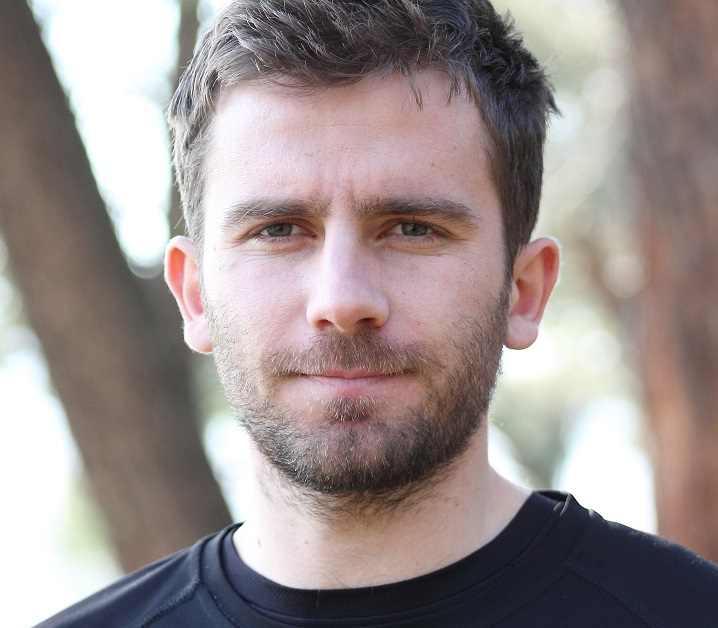
#> input picture face_detection/photo.jpg, 718 x 628 px, given in place of smallgray.png, which was not available
$ jupyter execute NumpyExamples.ipynb
#> lines starting #> are read from the running program, lines starting #| are printed output that depends on the picture; pictures that were not available may be replaced by others from this repository, and a replacement may not be noted
[cell 1]
import numpy
import cv2

[cell 2]
#to convert an image to a numpy object
im_g=cv2.imread("smallgray.png", 0)
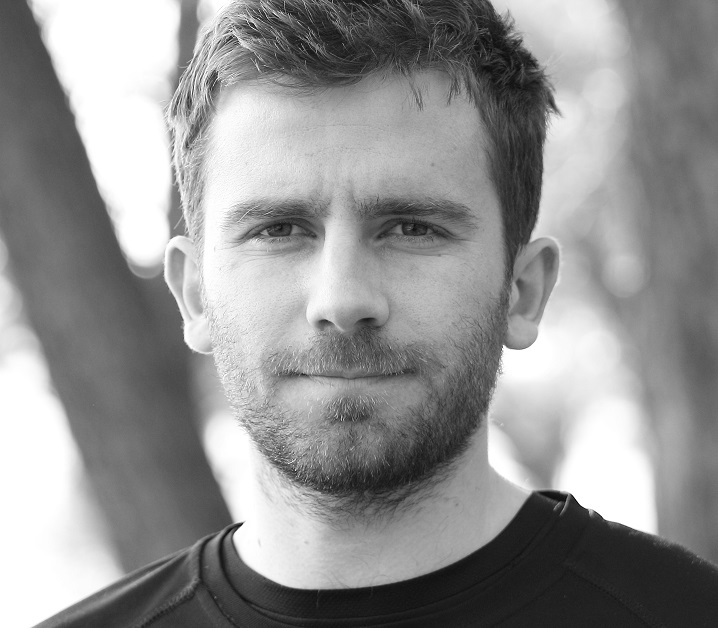
#> im_g: shape (628, 718); min 2, max 255, mean 146.4
im_g

[cell 3]
#to convert a numpy object to an image
cv2.imwrite("newsmallgray.png", im_g)
#> Out = True

[cell 4]
#to convert an image to a numpy object
#second argument is 1 if color conversion
im_g=cv2.imread("194.jpg", 1)
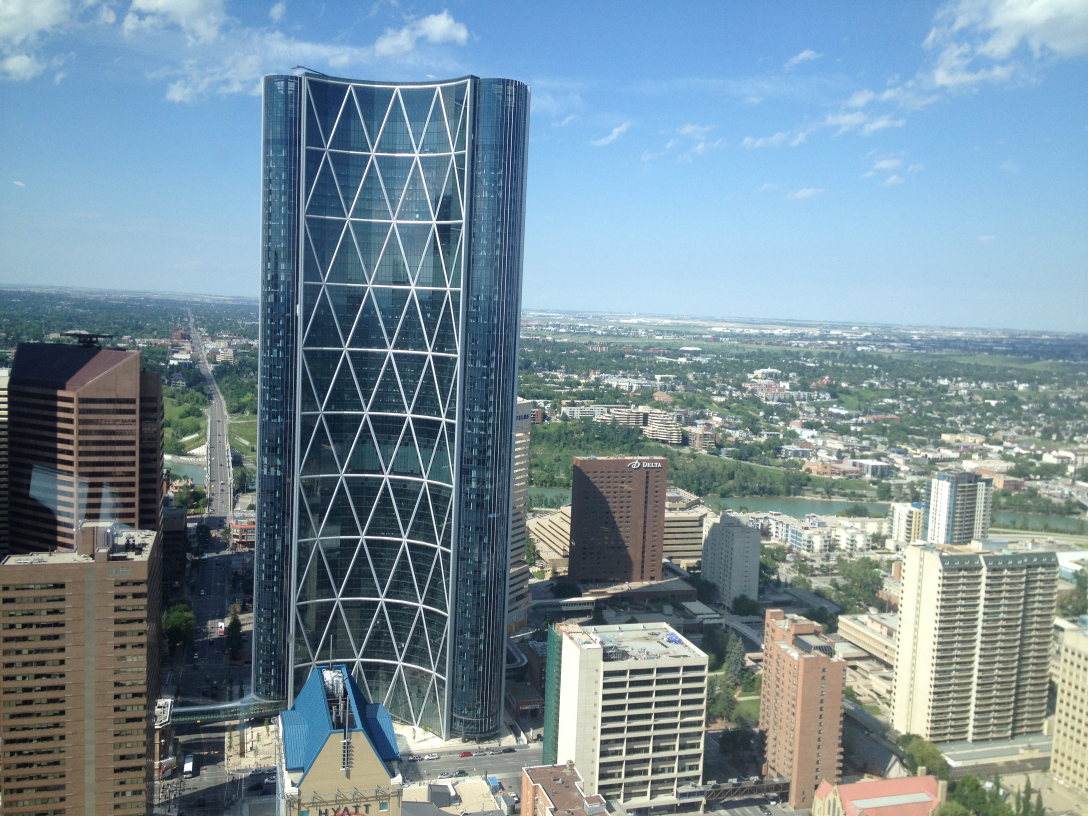
#> input picture Numpy/194.JPG, 3264 x 2448 px, found by its file name (shown at 1/3 size)
#> im_g is the input picture: shape (2448, 3264, 3); mean B, G, R 153.3, 142.1, 120.2
im_g

[cell 5]
#to convert a numpy object to an image
cv2.imwrite("new194.jpg", im_g)
#> Out = True

[cell 6]
im_g2=([[[187, 187, 187],
        [158, 158, 158],
        [104, 104, 104],
        [121, 121, 121],
        [143, 143, 143]],

       [[198, 198, 198],
        [125, 125, 125],
        [255, 255, 255],
        [255, 255, 255],
        [147, 147, 147]],

       [[209, 209, 209],
        [134, 134, 134],
        [255, 255, 255],
        [ 97,  97,  97],
        [182, 182, 182]]],)
im_g2

[cell 7]
#to convert a numpy object to an image
cv2.imwrite("newsmallgray.png", im_g)
#> Out = True

[cell 8]
a=[1,2,3]

[cell 9]
a[0:1]

[cell 10]
#to convert an image to a numpy object
im_g=cv2.imread("smallgray.png", 0)
im_g

[cell 11]
#slice - get first two rows
#im_g[0:2]
#slice - get first two rows and third and fourth columns
im_g[0:2,2:4]
#> Out = [[75, 76], [75, 75]]

[cell 12]
im_g.shape
#> Out = (628, 718)

[cell 13]
for i in im_g:
    print(i)
#> this loop made 628 passes
#> (printed output is left out)

[cell 14]
#to transpose values
for i in im_g.T:
    print(i)

[cell 15]
for i in im_g.flat:
    print(i)
#> this loop made 450904 passes
#> i on passes 1 to 3: 75, 76, 75

[cell 16]
#to stack arrays pass them as a tuple
im_g

[cell 17]
#to stack horizontally
#ims=numpy.hstack((im_g, im_g))
#pass multiples as long as they are in tuple form
ims=numpy.hstack((im_g, im_g, im_g))
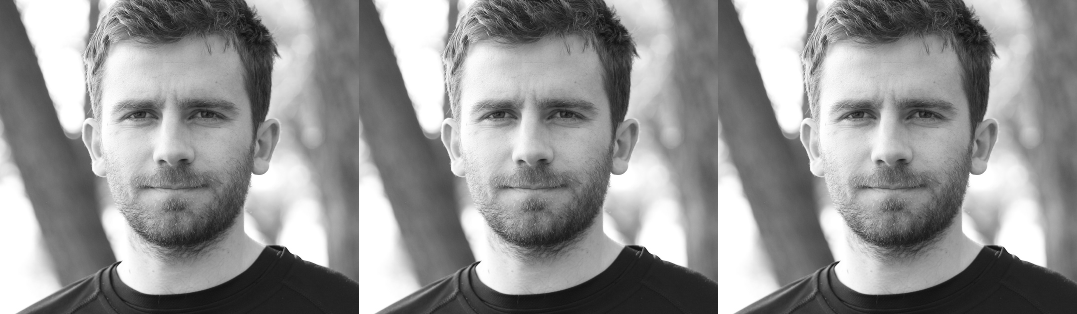
#> ims: shape (628, 2154) (shown at 1/2 size); min 2, max 255, mean 146.4
print(ims)

[cell 18]
#to stack vertically
ims=numpy.vstack((im_g, im_g, im_g))
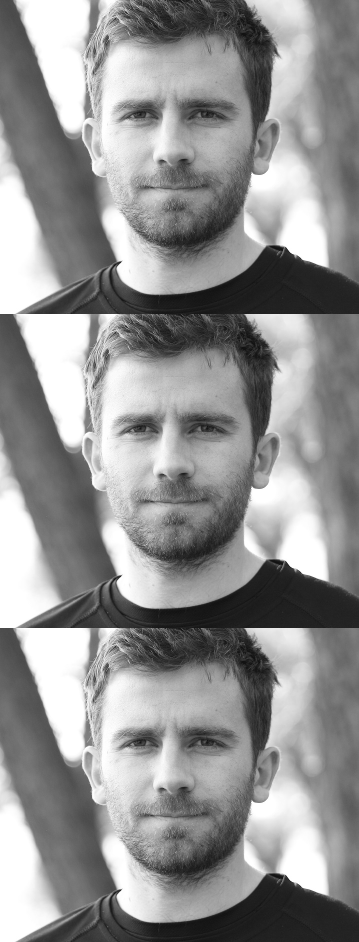
#> ims: shape (1884, 718) (shown at 1/2 size); min 2, max 255, mean 146.4
print(ims)

[cell 19]
#to split
lst = numpy.vsplit(ims,3)
#> lst = 3 items
lst
